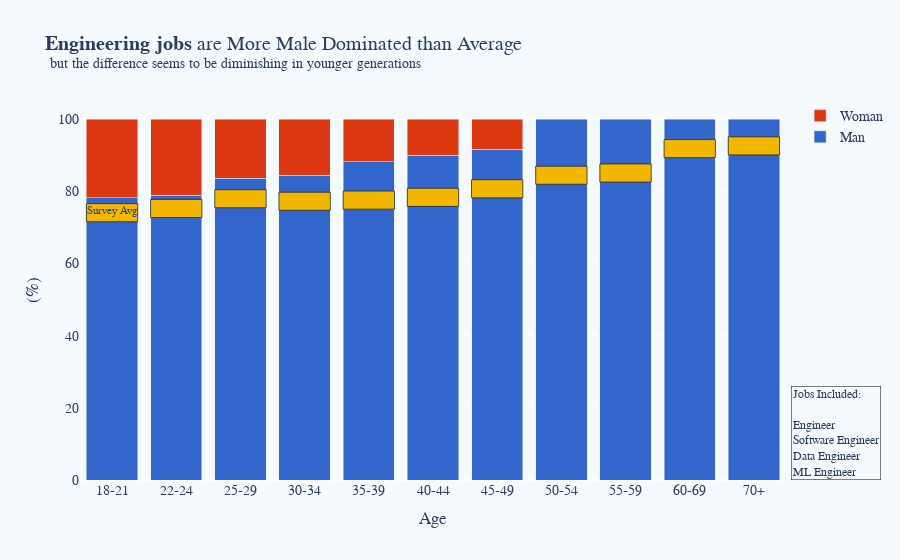

Here is the notebook cell this chart was saved with:
### Code cell
engineering_job_list = ['Engineer', 'Software Engineer', 'Data Engineer', 'Machine Learning/ MLops Engineer']

title = """
<b>Engineering jobs</b> are More Male Dominated than Average<br>
<sup>but the difference seems to be diminishing in younger generations 
"""

fig = plot_category_segment_hist(
        survey.df.query(f"JOB in {engineering_job_list}"), 
        cat_col="AGE", seg_col="GENDER", 
        replace_dict=gender_replace_mw,
        normalize=True, 
        marker_color=g_color_list ,
        title=title,
)

fig.update_traces(hovertemplate="%{y:.0f} (%) %{fullData.name} in this age bracket")


for i, avg in enumerate(men_survey_avg):

    fig.add_shape(
            type="rect",
            y0= avg - 2.5 , y1=  avg + 2.5 , 
            x0= i-0.4, x1= i+ 0.4,
            fillcolor="#F3B700",
            line = dict(color = "#222", width=0.75)
        )
    
fig.add_annotation(
    x=0, y=avg-18,
    text="Survey Avg",
    font_size=11,
    showarrow=False,
)

fig.add_annotation(text='Jobs Included:<br><br>Engineer<br>Software Engineer<br>Data Engineer<br>ML Engineer',
                    align='left',
                    showarrow=False,
                    xref='paper',
                    yref='paper',
                    x=1.135,
                    y=0.,
                    bordercolor='black',
                    borderwidth=0.5,
                    font_size=12,
                  )

fig.update_layout(xaxis_title="Age", yaxis_title="(%)")

fig.show()

### Figure 1 — Plotly figure (JSON) as saved in the notebook; plotly's stock layout.template omitted (floating-point values rounded to 4 significant figures)
{"data": [{"hovertemplate": "%{y:.0f} (%) %{fullData.name} in this age bracket", "hovertext": "Man", "marker": {"color": "#3366CC"}, "name": "Man", "orientation": "v", "type": "bar", "x": ["18-21", "22-24", "25-29", "30-34", "35-39", "40-44", "45-49", "50-54", "55-59", "60-69", "70+"], "y": [78.12, 78.82, 83.62, 84.48, 88.1, 89.9, 91.67, 100, 100, 100, 100]}, {"hovertemplate": "%{y:.0f} (%) %{fullData.name} in this age bracket", "hovertext": "Woman", "marker": {"color": "#DC3912"}, "name": "Woman", "orientation": "v", "type": "bar", "x": ["18-21", "22-24", "25-29", "30-34", "35-39", "40-44", "45-49"], "y": [21.88, 21.18, 16.38, 15.52, 11.9, 10.1, 8.333]}], "layout": {"annotations": [{"font": {"size": 11}, "showarrow": false, "text": "Survey Avg", "x": 0, "y": 74.56}, {"align": "left", "bordercolor": "black", "borderwidth": 0.5, "font": {"size": 12}, "showarrow": false, "text": "Jobs Included:<br><br>Engineer<br>Software Engineer<br>Data Engineer<br>ML Engineer", "x": 1.135, "xref": "paper", "y": 0, "yref": "paper"}], "barmode": "stack", "font": {"family": "Tahoma", "size": 14}, "paper_bgcolor": "rgb(245, 250, 256)", "plot_bgcolor": "rgb(245, 250, 256)", "shapes": [{"fillcolor": "#F3B700", "line": {"color": "#222", "width": 0.75}, "type": "rect", "x0": -0.4, "x1": 0.4, "y0": 71.55, "y1": 76.55}, {"fillcolor": "#F3B700", "line": {"color": "#222", "width": 0.75}, "type": "rect", "x0": 0.6, "x1": 1.4, "y0": 72.71, "y1": 77.71}, {"fillcolor": "#F3B700", "line": {"color": "#222", "width": 0.75}, "type": "rect", "x0": 1.6, "x1": 2.4, "y0": 75.41, "y1": 80.41}, {"fillcolor": "#F3B700", "line": {"color": "#222", "width": 0.75}, "type": "rect", "x0": 2.6, "x1": 3.4, "y0": 74.72, "y1": 79.72}, {"fillcolor": "#F3B700", "line": {"color": "#222", "width": 0.75}, "type": "rect", "x0": 3.6, "x1": 4.4, "y0": 75.03, "y1": 80.03}, {"fillcolor": "#F3B700", "line": {"color": "#222", "width": 0.75}, "type": "rect", "x0": 4.6, "x1": 5.4, "y0": 75.81, "y1": 80.81}, {"fillcolor": "#F3B700", "line": {"color": "#222", "width": 0.75}, "type": "rect", "x0": 5.6, "x1": 6.4, "y0": 78.16, "y1": 83.16}, {"fillcolor": "#F3B700", "line": {"color": "#222", "width": 0.75}, "type": "rect", "x0": 6.6, "x1": 7.4, "y0": 81.93, "y1": 86.93}, {"fillcolor": "#F3B700", "line": {"color": "#222", "width": 0.75}, "type": "rect", "x0": 7.6, "x1": 8.4, "y0": 82.54, "y1": 87.54}, {"fillcolor": "#F3B700", "line": {"color": "#222", "width": 0.75}, "type": "rect", "x0": 8.6, "x1": 9.4, "y0": 89.3, "y1": 94.3}, {"fillcolor": "#F3B700", "line": {"color": "#222", "width": 0.75}, "type": "rect", "x0": 9.6, "x1": 10.4, "y0": 90.06, "y1": 95.06}], "title": {"text": "\n<b>Engineering jobs</b> are More Male Dominated than Average<br>\n<sup>but the difference seems to be diminishing in younger generations \n"}, "xaxis": {"title": {"text": "Age"}}, "yaxis": {"title": {"text": "(%)"}}}}
